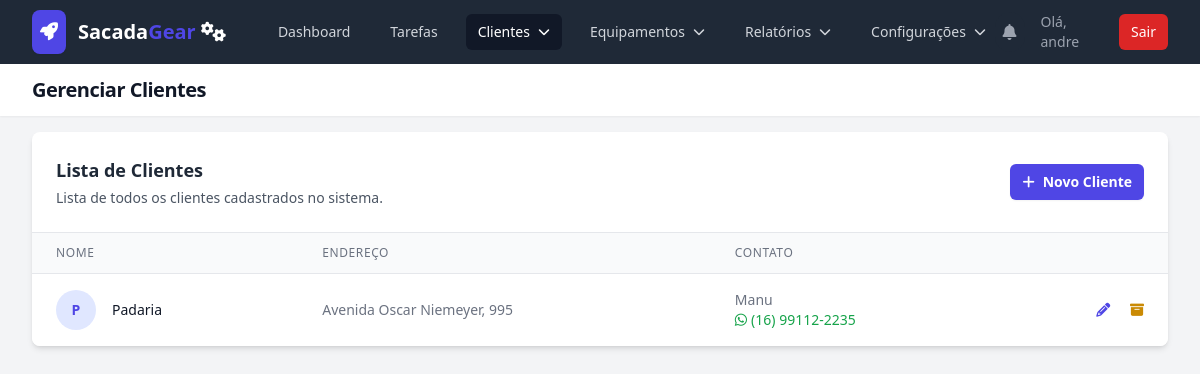
Screenshot of /clients (signed in) with the database file from the repository.
### models.py (models this page shows, shortened)
class User(UserMixin, db.Model):
    id = db.Column(db.Integer, primary_key=True)
    username = db.Column(db.String(80), unique=True, nullable=False)
    password_hash = db.Column(db.String(200), nullable=False)
    role = db.Column(db.String(20), nullable=False, default='technician')
    equipments = db.relationship('Equipment', backref='operator', lazy=True)
    maintenance_records = db.relationship('MaintenanceHistory', backref='technician', lazy=True)
    created_tasks = db.relationship('Task', back_populates='creator', foreign_keys='Task.creator_id')

class Client(db.Model):
    id = db.Column(db.Integer, primary_key=True)
    name = db.Column(db.String(150), nullable=False, unique=True)
    address = db.Column(db.String(250), nullable=True)
    contact_person = db.Column(db.String(100), nullable=True)
    phone = db.Column(db.String(20), nullable=True)
    equipments = db.relationship('Equipment', backref='client', lazy=True)
    is_archived = db.Column(db.Boolean, default=False, nullable=False)

### app.py (the view)
    @app.route('/clients')
    @login_required
    @admin_required
    def client_list():
        clients = Client.query.filter_by(is_archived=False).order_by(Client.name).all()
        return render_template('client_list.html', clients=clients)

### templates/client_list.html (shortened to what this page needs)
{% extends "base.html" %}
{% block header %}Gerenciar Clientes{% endblock %}
{% block content %}
<div class="bg-white shadow-md rounded-lg overflow-hidden">
    <div class="p-4 sm:p-6 border-b border-gray-200">
        <div class="flex flex-col sm:flex-row sm:items-center sm:justify-between">
            <div class="flex-auto">
                <h2 class="text-lg font-semibold text-gray-800">Lista de Clientes</h2>
                <p class="mt-1 text-sm text-gray-600">Lista de todos os clientes cadastrados no sistema.</p>
            </div>
            <div class="mt-4 sm:mt-0 flex-shrink-0">
                <a href="{{ url_for('new_client') }}" class="w-full justify-center inline-flex items-center rounded-md bg-indigo-600 px-3 py-2 text-center text-sm font-semibold text-white shadow-sm hover:bg-indigo-500 transition-colors duration-200">
                    <i class="fas fa-plus mr-2"></i>Novo Cliente
                </a>
            </div>
        </div>
    </div>
    <div class="hidden md:block">
        <div class="overflow-x-auto">
            <table class="min-w-full divide-y divide-gray-200">
                <thead class="bg-gray-50">
                    <tr>
                        <th scope="col" class="px-6 py-3 text-left text-xs font-medium text-gray-500 uppercase tracking-wider">Nome</th>
                        <th scope="col" class="px-6 py-3 text-left text-xs font-medium text-gray-500 uppercase tracking-wider">Endereço</th>
                        <th scope="col" class="px-6 py-3 text-left text-xs font-medium text-gray-500 uppercase tracking-wider">Contato</th>
                        <th scope="col" class="relative px-6 py-3"><span class="sr-only">Ações</span></th>
                    </tr>
                </thead>
                <tbody class="bg-white divide-y divide-gray-200">
                    {% for client in clients %}
                    <tr>
                        <td class="px-6 py-4 whitespace-nowrap">
                            <div class="flex items-center">
                                <div class="flex-shrink-0 h-10 w-10 flex items-center justify-center bg-indigo-100 rounded-full">
                                    <span class="text-sm font-semibold text-indigo-600">{{ client.name[0] if client.name }}</span>
                                </div>
                                <div class="ml-4">
                                    <div class="text-sm font-medium text-gray-900">{{ client.name }}</div>
                                </div>
                            </div>
                        </td>
                        <td class="px-6 py-4 whitespace-nowrap text-sm text-gray-500">{{ client.address or 'N/A' }}</td>
                        <td class="px-6 py-4 whitespace-nowrap text-sm text-gray-500">
                            <div>{{ client.contact_person or 'N/A' }}</div>
                            <div class="text-gray-400">
                                {% if client.phone %}
                                    {% set cleaned_phone = client.phone.replace('(', '').replace(')', '').replace('-', '').replace(' ', '') %}
                                    <a href="https://wa.me/55{{ cleaned_phone }}" target="_blank" class="text-green-600 hover:text-green-800 hover:underline transition-colors duration-200">
                                        <i class="fab fa-whatsapp mr-1"></i>{{ client.phone }}
                                    </a>
                                {% else %}
                                    {{ '' }}
                                {% endif %}
                            </div>
                        </td>
                        <td class="px-6 py-4 whitespace-nowrap text-right text-sm font-medium space-x-4">
                            <a href="{{ url_for('edit_client', client_id=client.id) }}" class="text-indigo-600 hover:text-indigo-900" title="Editar">
                                <i class="fas fa-pencil-alt"></i>
                            </a>
                            <form action="{{ url_for('toggle_archive_client', client_id=client.id) }}" method="POST" class="inline"
                                  onsubmit="openConfirmationModal(event, 'Arquivar Cliente', 'Tem certeza que deseja arquivar o cliente \'{{ client.name }}\'?')">
                                <button type="submit" class="text-yellow-600 hover:text-yellow-900" title="Arquivar">
                                    <i class="fas fa-archive"></i>
                                </button>
                            </form>
                        </td>
                    </tr>
                    {% endfor %}
                </tbody>
            </table>
        </div>
    </div>
</div>
{% endblock %}

### templates/base.html (shortened to what this page needs)
<!DOCTYPE html>
<html lang="pt-br" class="h-full bg-gray-100">
<head>
    <script src="https://cdn.tailwindcss.com"></script>
    <link rel="stylesheet" href="https://rsms.me/inter/inter.css">
    <link rel="stylesheet" href="https://cdnjs.cloudflare.com/ajax/libs/font-awesome/6.5.2/css/all.min.css">
</head>
<body class="h-full">
    <div class="min-h-full">
        <nav class="bg-gray-800" x-data="{ mobileMenuOpen: false }">
            <div class="mx-auto max-w-7xl px-4 sm:px-6 lg:px-8">
                <div class="flex h-16 items-center justify-between">
                    <div class="flex items-center">
                        <div class="flex-shrink-0">
                           <a href="{{ url_for('dashboard') if current_user.is_authenticated else url_for('login') }}" class="flex items-center space-x-3 rtl:space-x-reverse">
                               <div class="bg-primary-600 text-white p-2 rounded-lg shadow-sm"><i class="fas fa-rocket text-lg"></i></div>
                               <span class="text-xl font-bold text-white">Sacada<span class="text-primary-600">Gear</span> <i class="fa-solid fa-gears"></i></span>
                           </a>
                        </div>
                        <div class="hidden md:block">
                            <div class="ml-10 flex items-baseline space-x-4">
                                {% if current_user.is_authenticated %}
                                    <a href="{{ url_for('dashboard') }}" class="{% if request.endpoint == 'dashboard' %}bg-gray-900 text-white{% else %}text-gray-300 hover:bg-gray-700 hover:text-white{% endif %} rounded-md px-3 py-2 text-sm font-medium">Dashboard</a>
                                    <a href="{{ url_for('technician_tasks') }}" class="{% if request.endpoint == 'technician_tasks' %}bg-gray-900 text-white{% else %}text-gray-300 hover:bg-gray-700 hover:text-white{% endif %} rounded-md px-3 py-2 text-sm font-medium">Tarefas</a>
                                    {% if current_user.role == 'admin' %}
                                    <div x-data="{ open: false }" class="relative">
                                        <button @click="open = !open" @click.away="open = false" class="{% if request.endpoint in ['client_list', 'new_client', 'edit_client', 'archived_clients'] %}bg-gray-900 text-white{% else %}text-gray-300 hover:bg-gray-700 hover:text-white{% endif %} rounded-md px-3 py-2 text-sm font-medium flex items-center">
                                            <span>Clientes</span><i class="fas fa-chevron-down ml-2 text-xs"></i>
                                        </button>
                                    </div>
                                    <div x-data="{ open: false }" class="relative">
                                        <button @click="open = !open" @click.away="open = false" class="{% if request.endpoint in ['equipment_list', 'new_equipment', 'edit_equipment', 'archived_list'] %}bg-gray-900 text-white{% else %}text-gray-300 hover:bg-gray-700 hover:text-white{% endif %} rounded-md px-3 py-2 text-sm font-medium flex items-center">
                                            <span>Equipamentos</span><i class="fas fa-chevron-down ml-2 text-xs"></i>
                                        </button>
                                    </div>
                                    <div x-data="{ open: false }" class="relative">
                                        <button @click="open = !open" @click.away="open = false" class="{% if request.endpoint in ['financial_report', 'full_history'] %}bg-gray-900 text-white{% else %}text-gray-300 hover:bg-gray-700 hover:text-white{% endif %} rounded-md px-3 py-2 text-sm font-medium flex items-center">
                                            <span>Relatórios</span><i class="fas fa-chevron-down ml-2 text-xs"></i>
                                        </button>
                                    </div>
                                    <div x-data="{ open: false }" class="relative">
                                        <button @click="open = !open" @click.away="open = false" class="{% if request.endpoint in ['manage_settings', 'user_list'] %}bg-gray-900 text-white{% else %}text-gray-300 hover:bg-gray-700 hover:text-white{% endif %} rounded-md px-3 py-2 text-sm font-medium flex items-center">
                                            <span>Configurações</span><i class="fas fa-chevron-down ml-2 text-xs"></i>
                                        </button>
                                    </div>
                                    {% endif %}
                                {% endif %}
                            </div>
                        </div>
                    </div>
                    <div class="hidden md:block">
                        <div class="ml-4 flex items-center md:ml-6">
                            {% if current_user.is_authenticated %}
                            <div x-data="{ open: false }" class="relative">
                                <button @click="open = !open" class="relative rounded-full bg-gray-800 p-2 text-gray-400 hover:text-white focus:outline-none focus:ring-2 focus:ring-white focus:ring-offset-2 focus:ring-offset-gray-800">
                                    <i class="fas fa-bell"></i>
                                </button>
                            </div>
                            <span class="text-gray-400 text-sm ml-4 mr-4">Olá, {{ current_user.username }}</span>
                            <a href="{{ url_for('logout') }}" class="rounded-md bg-red-600 px-3 py-2 text-sm font-medium text-white hover:bg-red-700">Sair</a>
                            {% else %}
                            <a href="{{ url_for('login') }}" class="text-gray-300 hover:bg-gray-700 hover:text-white rounded-md px-3 py-2 text-sm font-medium">Login</a>
                            <a href="{{ url_for('register') }}" class="ml-4 rounded-md bg-indigo-600 px-3 py-2 text-sm font-medium text-white hover:bg-indigo-700">Cadastrar</a>
                            {% endif %}
                        </div>
                    </div>
                </div>
            </div>
        </nav>
        <header class="bg-white shadow-sm">
            <div class="mx-auto max-w-7xl px-4 py-3 sm:px-6 lg:px-8">
                <h1 class="text-lg sm:text-xl font-bold tracking-tight text-gray-900">{% block header %}{% endblock %}</h1>
            </div>
        </header>
        <main>
            <div class="mx-auto max-w-7xl py-4 px-4 sm:px-6 lg:px-8">
                {% block content %}{% endblock %}
            </div>
        </main>
    </div>
</body>
</html>

### templates/base.html (style rules this page uses)
:root { --cor-primaria: #4f46e5; }
.text-primary-600 { color: var(--cor-primaria); }
.bg-primary-600 { background-color: var(--cor-primaria); }

### rows the page displays
User: username "andre"
Client: name "P", name "Padaria", address "Avenida Oscar Niemeyer, 995", contact_person "Manu", phone "(16) 99112-2235"
